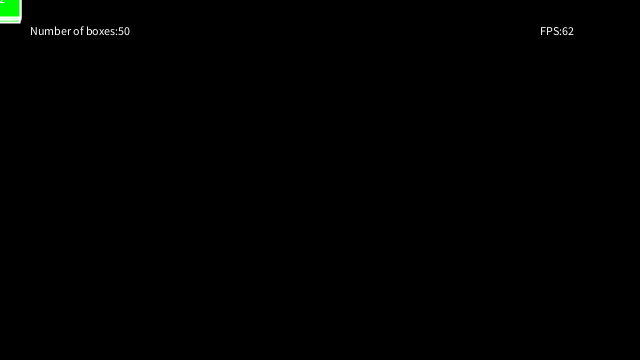
Frame 1 (no input)
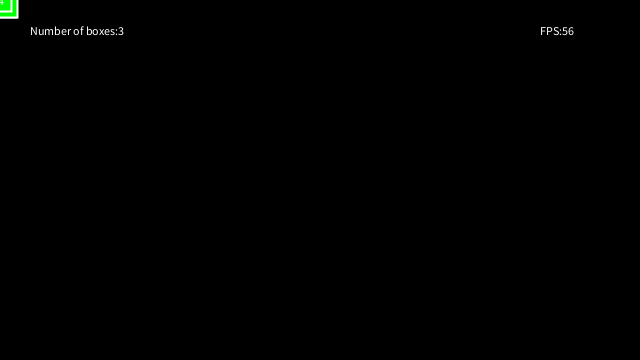
Frame 60 (the mouse pressed at the canvas centre just before this capture)
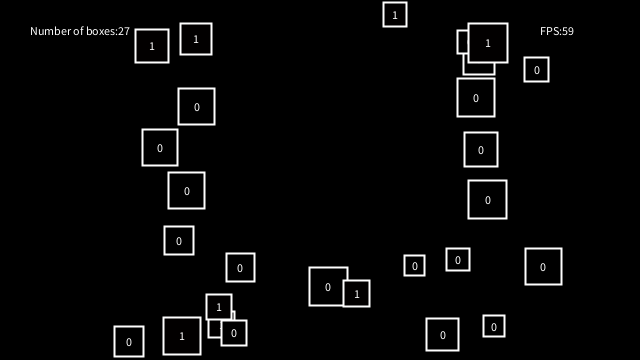
Frame 120 (the mouse held since frame 60 and released just before this capture)

The Processing sketch that drew these frames (run headless with seeded random() and noise(); from frame 60 on, the mouse is pressed at the canvas centre):

// Processing sketch: CrayzBoxes
// ── CrayzBoxes.pde
ArrayList<Box> boxes=new ArrayList<Box>();
final int nBoxCount=50;
void setup() {
  size(640, 360);
  frameRate(60);
  for (int i=0;i<nBoxCount ; i++) {
     boxes.add(new Box());
  }
}

void draw() {
  background(0); 
  for (int i = boxes.size() - 1; i >= 0; i--) {
    Box b = boxes.get(i);
    b.update();        
    b.display();
    if (b.isDead()) {
      boxes.remove(i);      
    }
  }
  
  if (boxes.size()<nBoxCount/2) {
    for (int i=0; i<int(random(1,5)); i++) {
      boxes.add(new Box());
    }
  }
  hud();
}

void hud() {
  textAlign(LEFT,CENTER);
  fill(255);
  text("Number of boxes:" + boxes.size(), 30,30);
  text("FPS:" + int(frameRate), width-100,30);
  
}

// ── Box.pde
class Box {
  PVector pos;
  PVector vel;
  PVector acc;
  color c;
  float w,h;
  int nHitCounter;
  boolean bDead=false;
  float t;
  
  Box(){
    //pos=new PVector(width/2,height/2);
    pos=new PVector(mouseX,mouseY);
    vel=new PVector(random(-4,4),random(-4,4));
    acc=new PVector(0,0);
    w=h=random(20,40);
    c=color(0);
    nHitCounter=0;
  }
  Box(PVector f){
    pos=f.copy();
    vel=new PVector(random(-4,4),random(-4,4));
    acc=new PVector(0,0);
    w=h=random(20,40);
    c=color(0);
    nHitCounter=0;
  }
  
  
  
  void update() {
    vel.add(acc);
    pos.add(vel);
    acc.mult(0);
    
    //hit wall get more red
    if ((pos.x-w/2<0) || (pos.x+w/2>width)) {
      vel.x*=-1 ;      
      updateColor();
    }
    if ((pos.y-h/2<0) || (pos.y+h/2>height)) {
      vel.y*=-1 ;
      updateColor();
    }
    if (nHitCounter>3)  {
      bDead=true;      
    }
    
    if (isMouseOver()) {      
      setOVer();
    }    
    else {
      setNormal();
    }
    
  }
  void updateColor() {
    nHitCounter++;
    t=c >> 16 & 0xFF;    //fast way to calculate red value from RGB
    t+=nHitCounter*2;    
    c=color(t,0,0);
  }
  
  void display() {
    
    
    rectMode(CENTER);    
    fill(c);
    stroke(255);
    strokeWeight(2);
    rect(pos.x,pos.y, w,h);
    fill(255);
    textAlign(CENTER,CENTER);
    text(nHitCounter,pos.x,pos.y);
  }
  void setOVer() {
    c=color(0,255,0);
  }
  void setNormal() {    
    c=color(t,0,0);
  }
  boolean isMouseOver() {   
    
    return (mouseX>=pos.x-w/2) && (mouseX<=pos.x+w/2) && (mouseY>=pos.y-h/2) && (mouseY<=pos.y+h/2);           
  }  
  boolean isDead() { return bDead;}
}
